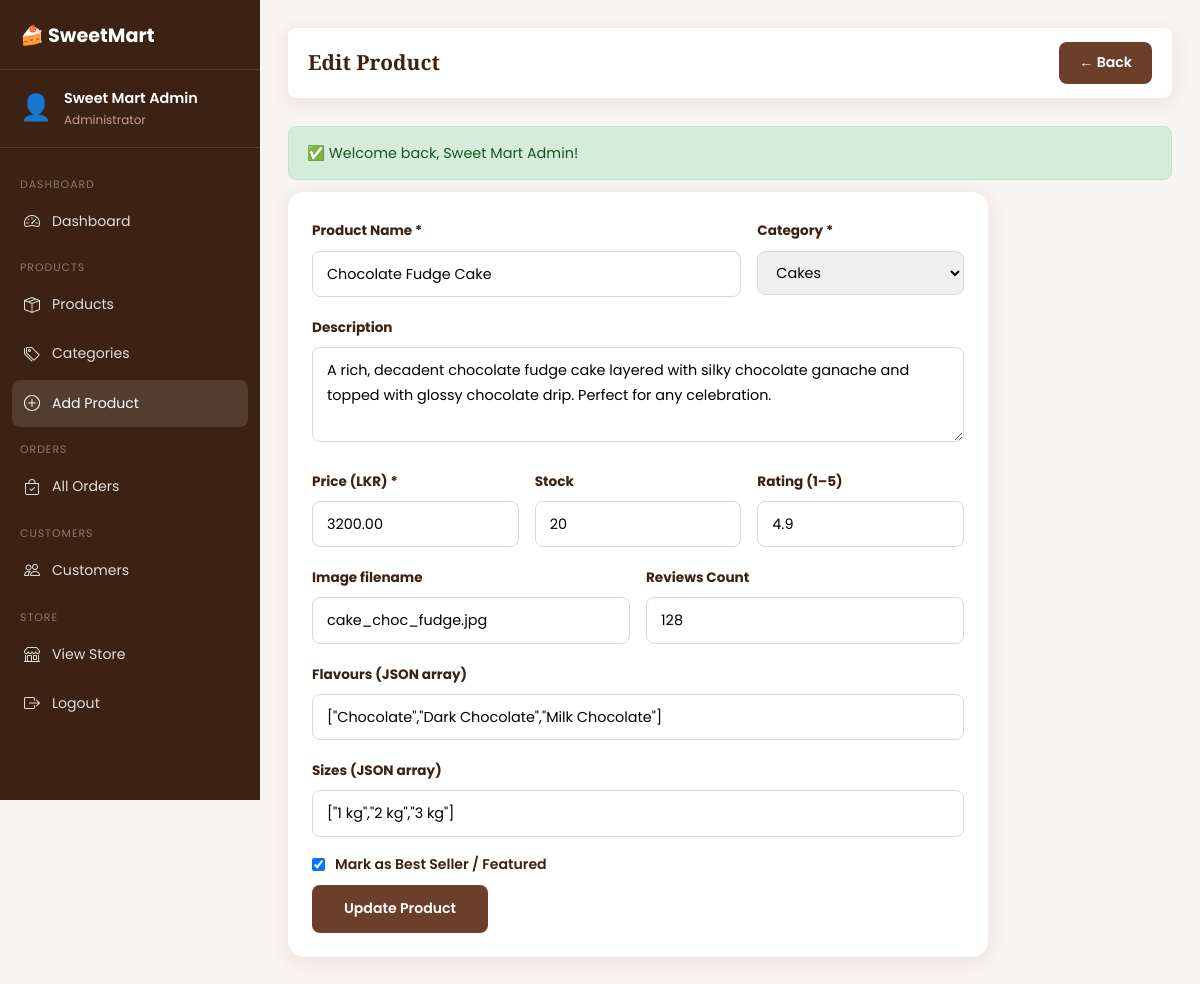
Page /admin/product_form.php?id=1 (signed in) on the committed database.
### tables this page shows
CREATE TABLE IF NOT EXISTS products (
    id INT AUTO_INCREMENT PRIMARY KEY,
    category_id INT NOT NULL,
    name VARCHAR(100) NOT NULL,
    description TEXT,
    price DECIMAL(10,2) NOT NULL,
    image VARCHAR(200) DEFAULT 'placeholder.jpg',
    flavours TEXT,
    sizes TEXT,
    rating DECIMAL(3,1) DEFAULT 4.5,
    reviews_count INT DEFAULT 0,
    stock INT DEFAULT 50,
    is_featured TINYINT(1) DEFAULT 0,
    created_at TIMESTAMP DEFAULT CURRENT_TIMESTAMP,
    FOREIGN KEY (category_id) REFERENCES categories(id) ON DELETE CASCADE
);

CREATE TABLE IF NOT EXISTS categories (
    id INT AUTO_INCREMENT PRIMARY KEY,
    name VARCHAR(50) NOT NULL,
    slug VARCHAR(50) NOT NULL UNIQUE,
    icon VARCHAR(50) DEFAULT '🍰'
);

### admin/product_form.php (the view, shortened to what this page needs)
<?php
require_once __DIR__ . "/../includes/db.php";
require_once __DIR__ . "/../includes/functions.php";
$pid  = (int)($_GET["id"] ?? 0);
$p    = $pid ? $conn->query("SELECT * FROM products WHERE id=$pid")->fetch_assoc() : [];
$cats = $conn->query("SELECT * FROM categories ORDER BY name");
?>
<!DOCTYPE html>
<html lang="en">
<head>
<link href="https://cdn.jsdelivr.net/npm/bootstrap@5.3.2/dist/css/bootstrap.min.css" rel="stylesheet">
<link href="https://cdn.jsdelivr.net/npm/bootstrap-icons@1.11.1/font/bootstrap-icons.css" rel="stylesheet">
<link rel="stylesheet" href="../assets/css/style.css">
<link rel="stylesheet" href="../assets/css/admin.css">
</head>
<body class="admin-body">
<div class="admin-layout">
<?php require __DIR__ . "/../includes/admin_sidebar.php"; ?>
<main class="admin-main">
  <div class="admin-topbar">
    <h2><?= $pid ? "Edit Product" : "Add Product" ?></h2>
    <a href="products.php" class="btn-admin-primary">← Back</a>
  </div>
  <div class="admin-card" style="max-width:700px;">
    <form method="POST">
      <div class="row g-3">
        <div class="col-md-8">
          <label class="form-label fw-bold" style="font-size:.85rem;">Product Name *</label>
          <input name="name" class="form-control-admin" required value="<?= clean($p["name"] ?? "") ?>" id="prod-name">
        </div>
        <div class="col-md-4">
          <label class="form-label fw-bold" style="font-size:.85rem;">Category *</label>
          <select name="category_id" class="form-control-admin" id="prod-cat">
            <?php while($c = $cats->fetch_assoc()): ?>
            <option value="<?= $c["id"] ?>" <?= ($p["category_id"] ?? "") == $c["id"] ? "selected" : "" ?>><?= clean($c["name"]) ?></option>
            <?php endwhile; ?>
          </select>
        </div>
        <div class="col-12">
          <label class="form-label fw-bold" style="font-size:.85rem;">Description</label>
          <textarea name="description" class="form-control-admin" rows="3" id="prod-desc"><?= clean($p["description"] ?? "") ?></textarea>
        </div>
        <div class="col-md-4">
          <label class="form-label fw-bold" style="font-size:.85rem;">Price (LKR) *</label>
          <input name="price" type="number" step="0.01" class="form-control-admin" required value="<?= $p["price"] ?? 0 ?>" id="prod-price">
        </div>
        <div class="col-md-4">
          <label class="form-label fw-bold" style="font-size:.85rem;">Stock</label>
          <input name="stock" type="number" class="form-control-admin" value="<?= $p["stock"] ?? 50 ?>" id="prod-stock">
        </div>
        <div class="col-md-4">
          <label class="form-label fw-bold" style="font-size:.85rem;">Rating (1–5)</label>
          <input name="rating" type="number" step="0.1" min="1" max="5" class="form-control-admin" value="<?= $p["rating"] ?? 4.5 ?>" id="prod-rating">
        </div>
        <div class="col-md-6">
          <label class="form-label fw-bold" style="font-size:.85rem;">Image filename</label>
          <input name="image" class="form-control-admin" value="<?= clean($p["image"] ?? "placeholder.jpg") ?>" id="prod-image">
        </div>
        <div class="col-md-6">
          <label class="form-label fw-bold" style="font-size:.85rem;">Reviews Count</label>
          <input name="reviews_count" type="number" class="form-control-admin" value="<?= $p["reviews_count"] ?? 0 ?>" id="prod-reviews">
        </div>
        <div class="col-12">
          <label class="form-label fw-bold" style="font-size:.85rem;">Flavours (JSON array)</label>
          <input name="flavours" class="form-control-admin" value="<?= htmlspecialchars($p["flavours"] ?? '[]') ?>" id="prod-flavours" placeholder='["Chocolate","Vanilla"]'>
        </div>
        <div class="col-12">
          <label class="form-label fw-bold" style="font-size:.85rem;">Sizes (JSON array)</label>
          <input name="sizes" class="form-control-admin" value="<?= htmlspecialchars($p["sizes"] ?? '[]') ?>" id="prod-sizes" placeholder='["1 kg","2 kg"]'>
        </div>
        <div class="col-12">
          <div style="display:flex;align-items:center;gap:10px;">
            <input name="is_featured" type="checkbox" id="prod-featured" <?= ($p["is_featured"] ?? 0) ? "checked" : "" ?>>
            <label for="prod-featured" style="font-weight:600;font-size:.88rem;">Mark as Best Seller / Featured</label>
          </div>
        </div>
        <div class="col-12 mt-2">
          <button type="submit" class="btn-admin-primary" style="padding:12px 32px;" id="save-product-btn">
            <?= $pid ? "Update Product" : "Add Product" ?>
          </button>
        </div>
      </div>
    </form>
  </div>
</main>
</div>
</body>
</html>

### assets/css/style.css (style rules this page uses)
:root { --cream:#FFF8F2;--pink:#E8A0A0;--pink-light:#FCE8E8;--brown:#6B3F2A;--brown-dark:#3B2212;--text:#3B2212;--card-bg:#fff;--shadow:0 4px 20px rgba(107,63,42,.10);--radius:16px;--radius-sm:8px; }
* { box-sizing:border-box;margin:0;padding:0; }
body { font-family:'Poppins',sans-serif;background:var(--cream);color:var(--text);line-height:1.7; }
h1,h2,h3,h4,h5 { font-family:'Playfair Display',serif;color:var(--brown-dark); }
a { text-decoration:none;color:inherit; }
.admin-layout { display:flex;min-height:100vh; }
.admin-main { margin-left:260px;flex:1;padding:28px;background:#f8f4f1;min-height:100vh; }
.admin-topbar { display:flex;justify-content:space-between;align-items:center;margin-bottom:28px;background:#fff;border-radius:var(--radius-sm);padding:14px 20px;box-shadow:var(--shadow); }

### assets/css/admin.css (style rules this page uses)
.admin-layout { display:flex;min-height:100vh; }
.admin-topbar h2 { font-size:1.3rem;font-weight:600;margin:0;color:var(--brown-dark,#3B2212); }
.admin-card { background:#fff;border-radius:16px;box-shadow:0 4px 20px rgba(107,63,42,.10);padding:24px; }
.btn-admin-primary { background:#6B3F2A;color:#fff;border:none;border-radius:8px;padding:9px 20px;font-weight:600;cursor:pointer;font-size:.88rem;transition:.2s; }
.form-control-admin { border:1.5px solid #e8d5c8;border-radius:8px;padding:10px 14px;width:100%;font-size:.9rem; }

### rows in the picture
products: name "Chocolate Fudge Cake", category_id "Cakes", description "A rich, decadent chocolate fudge cake layered with silky chocolate ganache and topped with glossy chocolate drip. Perfect for any celebration.", price "3200.00", stock "20", rating "4.9", image "cake_choc_fudge.jpg", reviews_count "128", flavours "[\"Chocolate\",\"Dark Chocolate\",\"Milk Chocolate\"]", sizes "[\"1 kg\",\"2 kg\",\"3 kg\"]", is_featured "☑"

### other values in the picture
$_SESSION['full_name'] "Sweet Mart Admin"
$icon "✅"
$f['msg'] "Welcome back, Sweet Mart Admin!"
